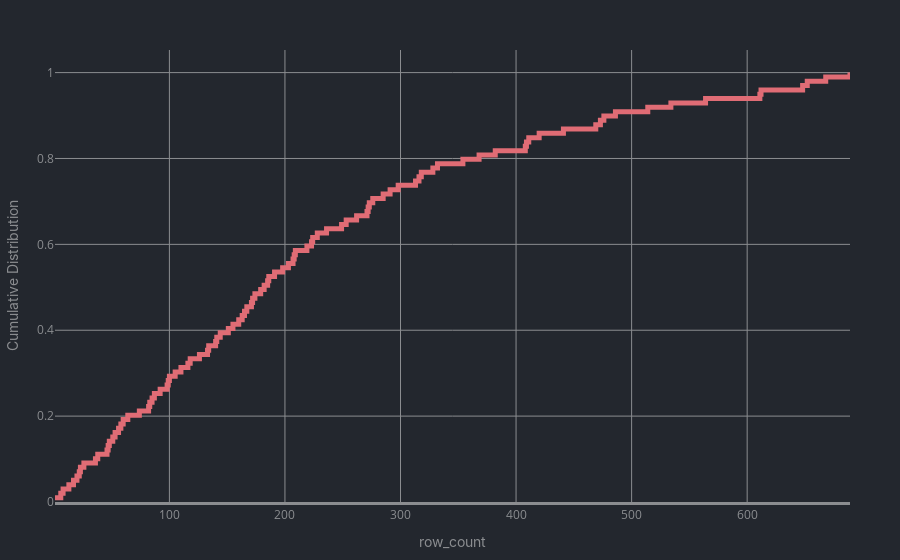

The cell this chart's notebook holds for it:
### Code cell
my_iteractable_cumulative(data["row_count"].drop_duplicates())

### Figure 1 — Plotly figure (JSON) as saved in the notebook; plotly's stock layout.template omitted (floating-point values rounded to 4 significant figures)
{"data": [{"hovertemplate": "row_count=%{x}<br>probability=%{y}<extra></extra>", "legendgroup": "", "line": {"color": "#e06c75", "dash": "solid", "shape": "hv", "width": 5}, "marker": {"color": "#636efa", "symbol": "circle"}, "mode": "lines", "name": "", "orientation": "v", "showlegend": false, "type": "scatter", "x": [1, 6, 8, 13, 17, 20, 22, 23, 26, 36, 38, 46, 47, 48, 51, 53, 56, 58, 60, 64, 74, 82, 83, 85, 87, 92, 98, 99, 100, 105, 110, 116, 118, 126, 133, 134, 140, 141, 144, 151, 155, 160, 163, 165, 167, 171, 172, 174, 179, 182, 185, 186, 191, 198, 203, 207, 208, 209, 219, 223, 224, 228, 236, 249, 253, 262, 271, 272, 273, 276, 285, 291, 298, 313, 316, 318, 328, 332, 354, 368, 382, 408, 409, 411, 420, 441, 469, 473, 476, 486, 514, 534, 564, 611, 612, 648, 652, 668, 689], "xaxis": "x", "y": [0.0101, 0.0202, 0.0303, 0.0404, 0.05051, 0.06061, 0.07071, 0.08081, 0.09091, 0.101, 0.1111, 0.1212, 0.1313, 0.1414, 0.1515, 0.1616, 0.1717, 0.1818, 0.1919, 0.202, 0.2121, 0.2222, 0.2323, 0.2424, 0.2525, 0.2626, 0.2727, 0.2828, 0.2929, 0.303, 0.3131, 0.3232, 0.3333, 0.3434, 0.3535, 0.3636, 0.3737, 0.3838, 0.3939, 0.404, 0.4141, 0.4242, 0.4343, 0.4444, 0.4545, 0.4646, 0.4747, 0.4848, 0.4949, 0.5051, 0.5152, 0.5253, 0.5354, 0.5455, 0.5556, 0.5657, 0.5758, 0.5859, 0.596, 0.6061, 0.6162, 0.6263, 0.6364, 0.6465, 0.6566, 0.6667, 0.6768, 0.6869, 0.697, 0.7071, 0.7172, 0.7273, 0.7374, 0.7475, 0.7576, 0.7677, 0.7778, 0.7879, 0.798, 0.8081, 0.8182, 0.8283, 0.8384, 0.8485, 0.8586, 0.8687, 0.8788, 0.8889, 0.899, 0.9091, 0.9192, 0.9293, 0.9394, 0.9495, 0.9596, 0.9697, 0.9798, 0.9899, 1], "yaxis": "y"}], "layout": {"font": {"color": "#8b8d90"}, "legend": {"tracegroupgap": 0}, "margin": {"b": 50, "l": 50, "r": 50, "t": 50}, "paper_bgcolor": "#23272e", "plot_bgcolor": "#23272e", "xaxis": {"anchor": "y", "domain": [0, 1], "gridcolor": "#8b8d90", "linecolor": "#8b8d90", "linewidth": 3, "title": {"font": {"family": "Inter"}, "text": "row_count"}}, "yaxis": {"anchor": "x", "domain": [0, 1], "gridcolor": "#8b8d90", "rangemode": "tozero", "title": {"font": {"family": "Inter"}, "text": "Cumulative Distribution"}}}}
